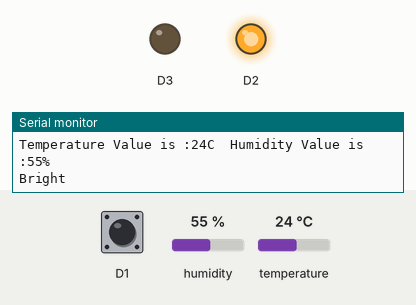
Bench run of a sketch on a simulated ESP8266 (NodeMCU). On the bench: output pins drawn as LEDs (lit = HIGH), the last lines printed to the serial monitor. The test bench sets the inputs (shaded band); at power-on: temperature 24 °C, D1 HIGH, humidity 55 %.

Above: at 3.4 s.
3.5 s: temperature set to 29 °C
7.0 s: temperature set to 32 °C
At 9.2 s:
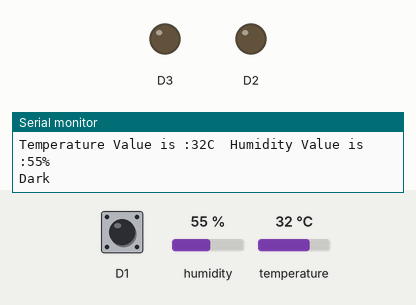
11.1 s: temperature set to 12 °C
At 14.2 s:
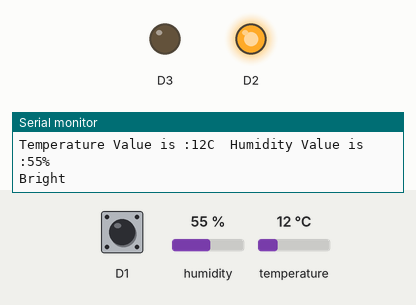
14.6 s: temperature set to 33 °C
At 15.9 s:
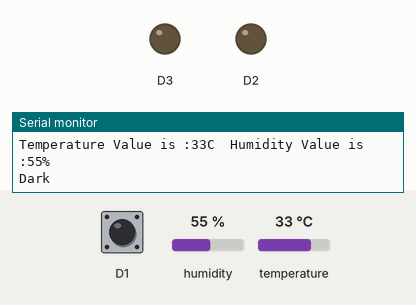
Timing chart, 0 to 17.6 s (numbered marks = the images above; inputs shaded):
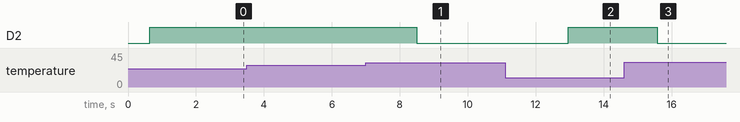

The sketch:

mini_project.ino
```cpp
#include <DHT.h>
#define DHTPIN D5
#define DHTTYPE DHT11
DHT dht(DHTPIN, DHTTYPE);
uint8_t temperature, humidity;

void setup() {
 pinMode(D2,OUTPUT);
 pinMode(D3,OUTPUT);
 Serial.begin(115200);
dht.begin();
delay(10);
Serial.println();
Serial.println();

}

void loop() {

  temperature = dht.readTemperature();
humidity = dht.readHumidity();
delay(500);
Serial.print("Temperature Value is :");
Serial.print(temperature);
Serial.print("C");
Serial.print("  Humidity Value is :");
Serial.print(humidity);
Serial.println("%");
delay(100);

  if(digitalRead(D1)==LOW || temperature<=30)
  {
    Serial.println("Bright");
    digitalWrite(D2,HIGH);
  digitalWrite(D3,LOW);
  delay(2000);
  }
  else
  {
    Serial.println("Dark");
    digitalWrite(D2,LOW);
  digitalWrite(D3,LOW);
  delay(500);
  }
}
```

Measured:
- the behaviour switches between 30 and 31 °C on temperature (found by bisection; images 0 and 1)
- after the input at 7.0 s, D2: HIGH → LOW after 1.5 s
- after the input at 11.1 s, D2: LOW → HIGH after 1.9 s
- after the input at 14.6 s, D2: HIGH → LOW after 0.98 s
